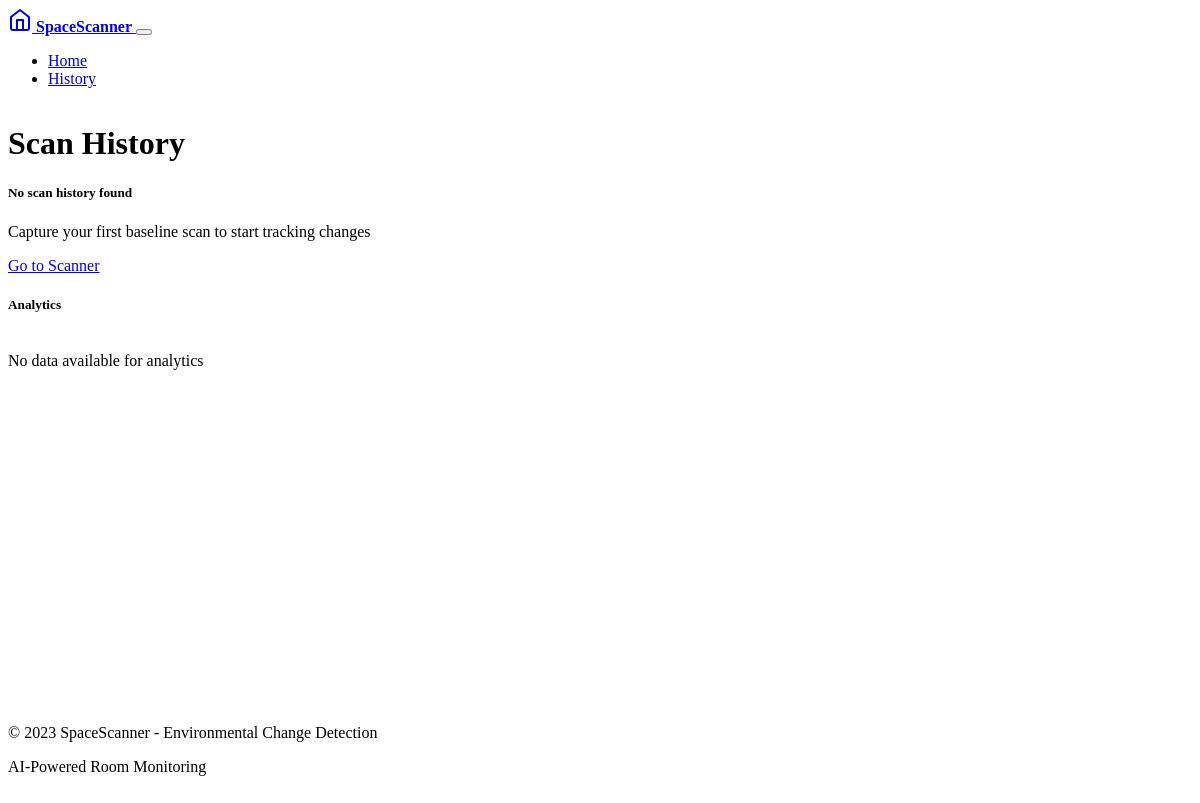
Before: /history with the older database file.
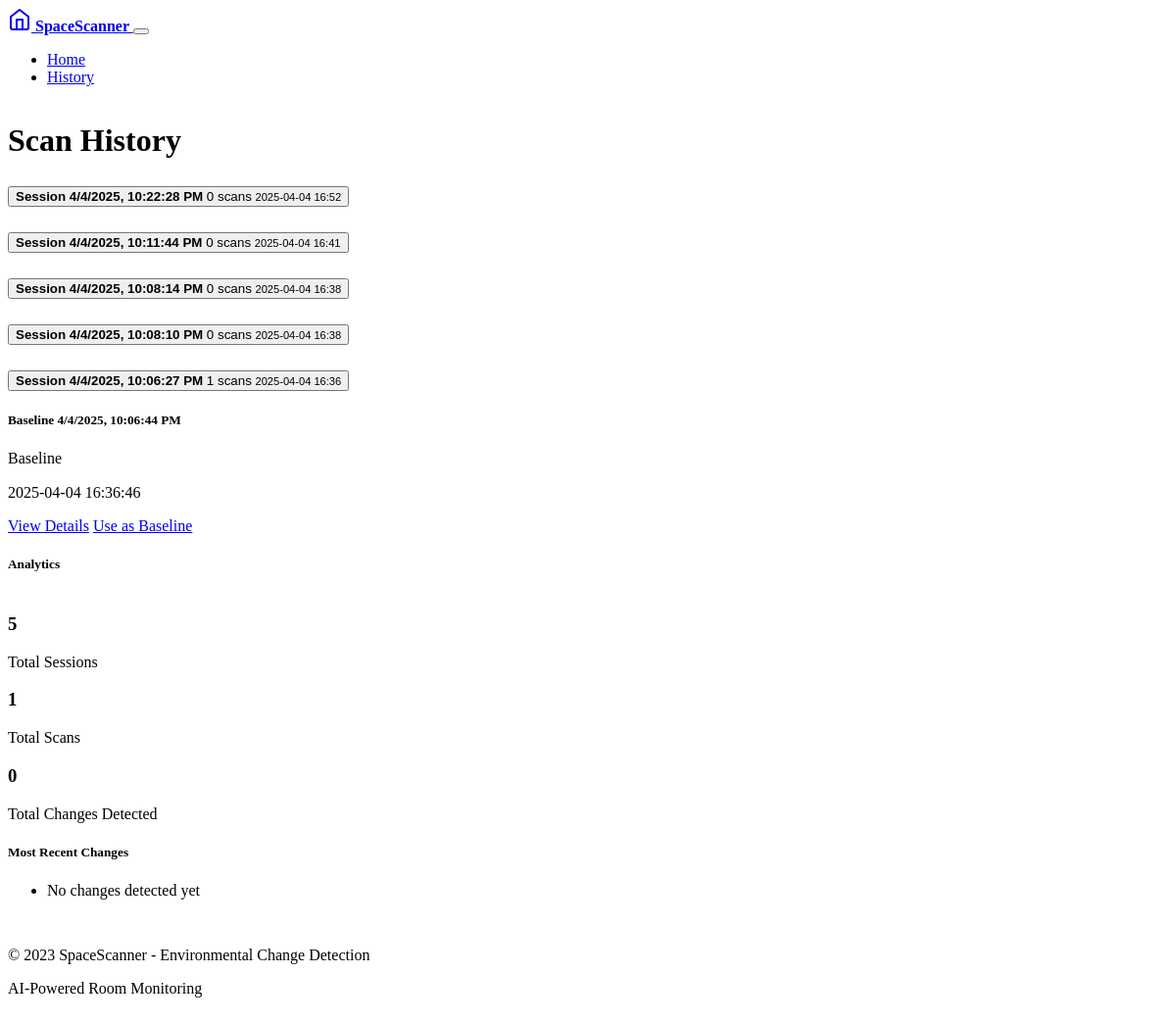
After: the same page with the newer database file.
### models.py (models this page shows, shortened)
class ScanSession(db.Model):
    id = db.Column(db.Integer, primary_key=True)
    name = db.Column(db.String(100), nullable=False)
    created_at = db.Column(db.DateTime, default=datetime.utcnow)
    location = db.Column(db.String(100))
    scans = db.relationship('Scan', secondary='session_scan', backref='sessions')

class Scan(db.Model):
    id = db.Column(db.Integer, primary_key=True)
    name = db.Column(db.String(100), nullable=False)
    description = db.Column(db.String(255))
    image_data = db.Column(db.LargeBinary, nullable=False)  # Store base64 encoded image
    timestamp = db.Column(db.DateTime, default=datetime.utcnow)
    is_baseline = db.Column(db.Boolean, default=False)
    location = db.Column(db.String(100))
    changes = db.relationship('ChangeLog',
                             foreign_keys='ChangeLog.scan_id',
                             backref='scan',
                             lazy=True)

### routes.py (the view)
@app.route('/history')
def history():
    sessions = ScanSession.query.order_by(ScanSession.created_at.desc()).all()
    return render_template('history.html', sessions=sessions)

### templates/history.html (shortened to what this page needs)
<!DOCTYPE html>
<html lang="en" data-bs-theme="dark">
<head>
    <link rel="stylesheet" href="https://cdn.replit.com/agent/bootstrap-agent-dark-theme.min.css">
    <link rel="stylesheet" href="{{ url_for('static', filename='css/custom.css') }}">
</head>
<body>
    <nav class="navbar navbar-expand-lg navbar-dark bg-primary mb-4">
        <div class="container">
            <a class="navbar-brand" href="/">
                <svg xmlns="http://www.w3.org/2000/svg" width="24" height="24" viewBox="0 0 24 24" fill="none" stroke="currentColor" stroke-width="2" stroke-linecap="round" stroke-linejoin="round" class="me-2">
                    <path d="M3 9l9-7 9 7v11a2 2 0 0 1-2 2H5a2 2 0 0 1-2-2z"></path>
                    <polyline points="9 22 9 12 15 12 15 22"></polyline>
                </svg>
                SpaceScanner
            </a>
            <button class="navbar-toggler" type="button" data-bs-toggle="collapse" data-bs-target="#navbarNav">
            </button>
            <div class="collapse navbar-collapse" id="navbarNav">
                <ul class="navbar-nav ms-auto">
                    <li class="nav-item">
                        <a class="nav-link" href="/">Home</a>
                    </li>
                    <li class="nav-item">
                        <a class="nav-link active" href="/history">History</a>
                    </li>
                </ul>
            </div>
        </div>
    </nav>
    <main class="container">
        <div class="row mb-4">
            <div class="col">
                <h1 class="mb-4">Scan History</h1>
                {% if sessions %}
                    <div class="accordion" id="sessionsAccordion">
                        {% for session in sessions %}
                            <div class="accordion-item">
                                <h2 class="accordion-header">
                                    <button class="accordion-button collapsed" type="button" data-bs-toggle="collapse" data-bs-target="#session-{{ session.id }}">
                                        <strong>{{ session.name }}</strong>
                                        <span class="badge bg-primary ms-2">{{ session.scans|length }} scans</span>
                                        <small class="text-muted ms-auto">{{ session.created_at.strftime('%Y-%m-%d %H:%M') }}</small>
                                    </button>
                                </h2>
                                <div id="session-{{ session.id }}" class="accordion-collapse collapse" data-bs-parent="#sessionsAccordion">
                                    <div class="accordion-body">
                                        <div class="row">
                                            {% for scan in session.scans %}
                                                <div class="col-md-6 col-lg-4 mb-3">
                                                    <div class="card h-100 {% if scan.is_baseline %}border-success{% endif %}">
                                                        <div class="card-header d-flex justify-content-between align-items-center">
                                                            <h5 class="mb-0">{{ scan.name }}</h5>
                                                            {% if scan.is_baseline %}
                                                                <span class="badge bg-success">Baseline</span>
                                                            {% endif %}
                                                        </div>
                                                        <div class="card-body">
                                                            <p class="text-muted">{{ scan.timestamp.strftime('%Y-%m-%d %H:%M:%S') }}</p>
                                                        </div>
                                                        <div class="card-footer">
                                                            <a href="/api/scan/{{ scan.id }}" class="btn btn-sm btn-primary" target="_blank">View Details</a>
                                                            {% if scan.is_baseline %}
                                                                <a href="/?baseline={{ scan.id }}" class="btn btn-sm btn-outline-light">Use as Baseline</a>
                                                            {% endif %}
                                                        </div>
                                                    </div>
                                                </div>
                                            {% endfor %}
                                        </div>
                                    </div>
                                </div>
                            </div>
                        {% endfor %}
                    </div>
                {% else %}
                    <div class="card">
                        <div class="card-body text-center">
                            <h5>No scan history found</h5>
                            <p>Capture your first baseline scan to start tracking changes</p>
                            <a href="/" class="btn btn-primary">Go to Scanner</a>
                        </div>
                    </div>
                {% endif %}
            </div>
        </div>
        <div class="row mb-4">
            <div class="col-12">
                <div class="card">
                    <div class="card-header">
                        <h5 class="mb-0">Analytics</h5>
                    </div>
                    <div class="card-body">
                        {% if sessions %}
                            <div class="row">
                                <div class="col-md-4 mb-3">
                                    <div class="card bg-primary text-white">
                                        <div class="card-body">
                                            <h3 class="card-title">{{ sessions|length }}</h3>
                                            <p class="card-text">Total Sessions</p>
                                        </div>
                                    </div>
                                </div>
                                <div class="col-md-4 mb-3">
                                    <div class="card bg-success text-white">
                                        <div class="card-body">
                                            {% set total_scans = namespace(count=0) %}
                                            {% for session in sessions %}
                                                {% set total_scans.count = total_scans.count + session.scans|length %}
                                            {% endfor %}
                                            <h3 class="card-title">{{ total_scans.count }}</h3>
                                            <p class="card-text">Total Scans</p>
                                        </div>
                                    </div>
                                </div>
                                <div class="col-md-4 mb-3">
                                    <div class="card bg-info text-white">
                                        <div class="card-body">
                                            {% set total_changes = namespace(count=0) %}
                                            {% for session in sessions %}
                                                {% for scan in session.scans %}
                                                    {% set total_changes.count = total_changes.count + scan.changes|length %}
                                                {% endfor %}
                                            {% endfor %}
                                            <h3 class="card-title">{{ total_changes.count }}</h3>
                                            <p class="card-text">Total Changes Detected</p>
                                        </div>
                                    </div>
                                </div>
                            </div>
                            <div class="row mt-4">
                                <div class="col-12">
                                    <h5>Most Recent Changes</h5>
                                    <ul class="list-group">
                                        {% set recent_changes = [] %}
                                        {% for session in sessions %}
                                            {% for scan in session.scans %}
                                                {% for change in scan.changes %}
                                                    {% if recent_changes|length < 5 %}
                                                        {% set recent_changes = (recent_changes.append(change_info) or recent_changes) %}
                                                    {% endif %}
                                                {% endfor %}
                                            {% endfor %}
                                        {% endfor %}
                                        {% if recent_changes %}
                                            {% for change in recent_changes|sort(attribute='timestamp', reverse=True) %}
                                                <li class="list-group-item d-flex justify-content-between align-items-center">
                                                    <div>
                                                        <span class="badge
                                                            {% if change.change_type == 'added' %}bg-success
                                                            {% elif change.change_type == 'removed' %}bg-danger
                                                            {% else %}bg-warning{% endif %} me-2">
                                                            {{ change.change_type|capitalize }}
                                                        </span>
                                                        {% if change.object_type and change.object_type != 'unknown' %}
                                                            {{ change.object_type|capitalize }}
                                                        {% else %}
                                                            Object
                                                        {% endif %}
                                                        in {{ change.scan_name }}
                                                    </div>
                                                    <small class="text-muted">{{ change.timestamp.strftime('%Y-%m-%d %H:%M') }}</small>
                                                </li>
                                            {% endfor %}
                                        {% else %}
                                            <li class="list-group-item text-center">No changes detected yet</li>
                                        {% endif %}
                                    </ul>
                                </div>
                            </div>
                        {% else %}
                            <p class="text-center">No data available for analytics</p>
                        {% endif %}
                    </div>
                </div>
            </div>
        </div>
    </main>
    <footer class="bg-dark text-light py-3">
        <div class="container">
            <div class="row">
                <div class="col-md-6">
                    <p class="mb-0">&copy; 2023 SpaceScanner - Environmental Change Detection</p>
                </div>
                <div class="col-md-6 text-md-end">
                    <p class="mb-0">AI-Powered Room Monitoring</p>
                </div>
            </div>
        </div>
    </footer>
</body>
</html>

### static/css/custom.css (style rules this page uses)
:root { --header-height: 60px; --footer-height: 40px; }
body { min-height: 100vh; display: flex; flex-direction: column; }
main { flex: 1; display: flex; flex-direction: column; }
.navbar-brand { font-weight: bold; }
footer { padding: 1rem 0; margin-top: auto; }
.card { border-color: rgba(255, 255, 255, 0.125); }
.card-header { background-color: rgba(255, 255, 255, 0.05); border-bottom: 1px solid rgba(255, 255, 255, 0.125); }

Changed rows visible on the page:
added ScanSession: name "Session 4/4/2025, 10:22:28 PM", scans|length "0", created_at "2025-04-04 16:52"
added ScanSession: name "Session 4/4/2025, 10:11:44 PM", scans|length "0", created_at "2025-04-04 16:41"
added ScanSession: name "Session 4/4/2025, 10:08:14 PM", scans|length "0", created_at "2025-04-04 16:38"
added ScanSession: name "Session 4/4/2025, 10:08:10 PM", scans|length "0", created_at "2025-04-04 16:38"
added ScanSession: name "Session 4/4/2025, 10:06:27 PM", scans|length "1", created_at "2025-04-04 16:36"
added Scan: name "Baseline 4/4/2025, 10:06:44 PM", is_baseline "Baseline", timestamp "2025-04-04 16:36:46"
Other visible differences:
{{ sessions|length }}: (not shown) → "5"
{{ total_scans.count }}: (not shown) → "1"
{{ total_changes.count }}: (not shown) → "0"
text no longer shown: "No scan history found Capture your first baseline scan to start tracking changes Go to Scanner No data available for analytics"
text now shown: "Total Sessions Total Scans Total Changes Detected Most Recent Changes No changes detected yet"
